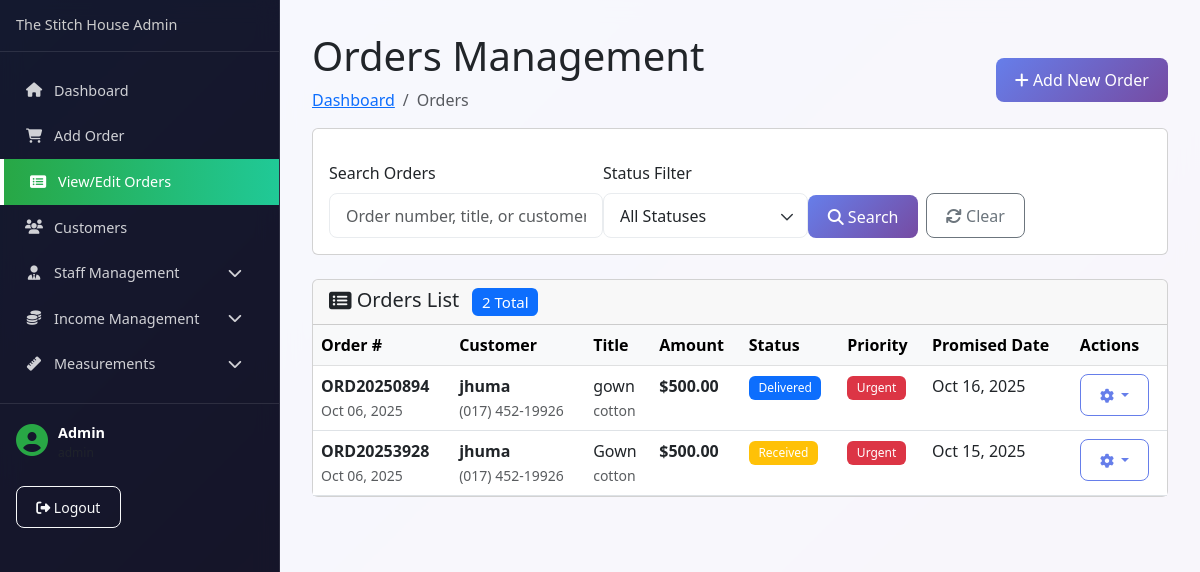
The app's page /admin/orders.php (signed in) with its own data.
### tables this page shows
CREATE TABLE `users` (
  `id` bigint(20) UNSIGNED NOT NULL,
  `name` varchar(255) NOT NULL,
  `email` varchar(255) NOT NULL,
  `username` varchar(255) NOT NULL,
  `email_verified_at` timestamp NULL DEFAULT NULL,
  `password` varchar(255) NOT NULL,
  `avatar` varchar(255) DEFAULT NULL,
  `phone` varchar(20) DEFAULT NULL,
  `role` enum('admin','manager','staff','customer') DEFAULT 'customer',
  `status` enum('active','inactive') DEFAULT 'active',
  `remember_token` varchar(100) DEFAULT NULL,
  `created_at` timestamp NULL DEFAULT NULL,
  `updated_at` timestamp NULL DEFAULT NULL
);

CREATE TABLE `order` (
  `id` bigint(20) UNSIGNED NOT NULL,
  `customer_id` bigint(20) UNSIGNED NOT NULL,
  `order_number` varchar(100) UNIQUE NOT NULL,
  `title` varchar(255) NOT NULL,
  `description` text DEFAULT NULL,
  `cloth_type` varchar(255) NOT NULL,
  `fabric_details` text DEFAULT NULL,
  `received_date` date NOT NULL,
  `promised_date` date NOT NULL,
  `delivery_date` date DEFAULT NULL,
  `received_by` bigint(20) UNSIGNED DEFAULT NULL,
  `assigned_to` bigint(20) UNSIGNED DEFAULT NULL,
  `amount_charged` decimal(10,2) NOT NULL,
  `amount_paid` decimal(10,2) DEFAULT 0.00,
  `balance_amount` decimal(10,2) GENERATED ALWAYS AS (`amount_charged` - `amount_paid`) STORED,
  `payment_status` enum('pending','partial','paid') DEFAULT 'pending',
  `order_status` enum('received','in_progress','ready','delivered','cancelled') DEFAULT 'received',
  `priority` enum('low','normal','high','urgent') DEFAULT 'normal',
  `special_instructions` text DEFAULT NULL,
  `deleted_at` timestamp NULL DEFAULT NULL,
  `created_at` timestamp NULL DEFAULT NULL,
  `updated_at` timestamp NULL DEFAULT NULL
);

CREATE TABLE `customer` (
  `id` bigint(20) UNSIGNED NOT NULL,
  `user_id` bigint(20) UNSIGNED DEFAULT NULL,
  `fullname` varchar(255) NOT NULL,
  `address` text DEFAULT NULL,
  `phone` varchar(255) NOT NULL,
  `city` varchar(255) DEFAULT NULL,
  `email` varchar(255) DEFAULT NULL,
  `comment` text DEFAULT NULL,
  `gender` enum('Male','Female','Other') NOT NULL,
  `date_of_birth` date DEFAULT NULL,
  `emergency_contact` varchar(255) DEFAULT NULL,
  `customer_code` varchar(50) UNIQUE DEFAULT NULL,
  `status` enum('active','inactive') DEFAULT 'active',
  `created_at` timestamp NULL DEFAULT NULL,
  `updated_at` timestamp NULL DEFAULT NULL
);

### admin/orders.php (the view, shortened to what the rows shown need)
<?php
require_once 'includes/config.php';
$currentAdmin = getCurrentAdmin($mysqli);
$page = isset($_GET['page']) ? (int)$_GET['page'] : 1;
$limit = 10;
$offset = ($page - 1) * $limit;
$where_conditions = ["o.deleted_at IS NULL"];
$params = [];
$where_clause = implode(" AND ", $where_conditions);
try {
    $query = "
        SELECT o.*, c.fullname as customer_name, c.phone as customer_phone,
               u.name as received_by_name
        FROM `order` o
        LEFT JOIN customer c ON o.customer_id = c.id
        LEFT JOIN users u ON o.received_by = u.id
        WHERE $where_clause
        ORDER BY o.created_at DESC
        LIMIT $limit OFFSET $offset
    ";
    $orders = [];
    if (!empty($params)) {
        $stmt = $mysqli->prepare($query);
        $types = str_repeat('s', count($params));
        $stmt->bind_param($types, ...$params);
        $stmt->execute();
        $result = $stmt->get_result();
        while ($row = $result->fetch_assoc()) {
            $orders[] = $row;
        }
        $stmt->close();
    } else {
        $result = $mysqli->query($query);
        while ($row = $result->fetch_assoc()) {
            $orders[] = $row;
        }
    }
} catch(Exception $e) {
    showError("Error fetching orders: " . $e->getMessage());
    $orders = [];
    $total_pages = 0;
}
?>
<!DOCTYPE html>
<html lang="en">
<head>
    <link href="https://cdn.jsdelivr.net/npm/bootstrap@5.3.0/dist/css/bootstrap.min.css" rel="stylesheet">
    <link href="https://cdnjs.cloudflare.com/ajax/libs/font-awesome/6.4.0/css/all.min.css" rel="stylesheet">
    <link href="assets/admin.css" rel="stylesheet">
</head>
<body class="admin-body">
    <div class="admin-wrapper">
        <?php include 'includes/sidebar.php'; ?>
        <main class="admin-content">
            <div class="content-header">
                <div class="d-flex justify-content-between align-items-center">
                    <div>
                        <h1 class="content-title">Orders Management</h1>
                    </div>
                </div>
            </div>
            <div class="card">
                <div class="card-body p-0">
                    <?php if (empty($orders)): ?>
                        <div class="text-center py-5">
                            <i class="fas fa-inbox fa-3x text-muted mb-3"></i>
                            <h5 class="text-muted">No orders found</h5>
                            <p class="text-muted">Start by adding your first order</p>
                            <a href="add-order.php" class="btn btn-primary">
                                <i class="fas fa-plus"></i> Add Order
                            </a>
                        </div>
                    <?php else: ?>
                        <div class="table-responsive">
                            <table class="table table-hover mb-0">
                                <thead class="table-light">
                                    <tr>
                                        <th>Order #</th>
                                        <th>Customer</th>
                                        <th>Title</th>
                                        <th>Amount</th>
                                        <th>Status</th>
                                        <th>Priority</th>
                                        <th>Promised Date</th>
                                        <th>Actions</th>
                                    </tr>
                                </thead>
                                <tbody>
                                    <?php foreach ($orders as $order): ?>
                                        <tr>
                                            <td>
                                                <strong><?= htmlspecialchars($order['order_number']) ?></strong>
                                                <br>
                                                <small class="text-muted"><?= formatDate($order['created_at']) ?></small>
                                            </td>
                                            <td>
                                                <div>
                                                    <strong><?= htmlspecialchars($order['customer_name']) ?></strong>
                                                    <br>
                                                    <small class="text-muted"><?= htmlspecialchars($order['customer_phone']) ?></small>
                                                </div>
                                            </td>
                                            <td>
                                                <?= htmlspecialchars($order['title']) ?>
                                                <br>
                                                <small class="text-muted"><?= htmlspecialchars($order['cloth_type']) ?></small>
                                            </td>
                                            <td>
                                                <strong><?= formatCurrency($order['amount_charged']) ?></strong>
                                            </td>
                                            <td>
                                                <?php
                                                $status_colors = [
                                                    'received' => 'warning',
                                                    'in_progress' => 'info',
                                                    'ready' => 'success',
                                                    'delivered' => 'primary',
                                                    'cancelled' => 'danger'
                                                ];
                                                $color = $status_colors[$order['order_status']] ?? 'secondary';
                                                ?>
                                                <span class="badge bg-<?= $color ?>">
                                                    <?= ucfirst(str_replace('_', ' ', $order['order_status'])) ?>
                                                </span>
                                            </td>
                                            <td>
                                                <?php
                                                $priority_colors = [
                                                    'urgent' => 'danger',
                                                    'high' => 'warning',
                                                    'normal' => 'info',
                                                    'low' => 'secondary'
                                                ];
                                                $priority_color = $priority_colors[$order['priority']] ?? 'info';
                                                ?>
                                                <span class="badge bg-<?= $priority_color ?>">
                                                    <?= ucfirst($order['priority']) ?>
                                                </span>
                                            </td>
                                            <td>
                                                <?= formatDate($order['promised_date']) ?>
                                            </td>
                                            <td>
                                                <div class="btn-group" role="group">
                                                    <button type="button" class="btn btn-sm btn-outline-primary dropdown-toggle"
                                                            data-bs-toggle="dropdown">
                                                        <i class="fas fa-cog"></i>
                                                    </button>
                                                </div>
                                            </td>
                                        </tr>
                                    <?php endforeach; ?>
                                </tbody>
                            </table>
                        </div>
                    <?php endif; ?>
                </div>
            </div>
        </main>
    </div>
</body>
</html>

### admin/includes/sidebar.php (shortened to what the rows shown need)
<nav class="admin-sidebar">
    <div class="sidebar-footer">
        <div class="admin-info">
            <div class="admin-details">
                <strong><?php echo htmlspecialchars($currentAdmin['name'] ?? 'Admin'); ?></strong>
                <small class="text-muted d-block"><?php echo htmlspecialchars($currentAdmin['role'] ?? 'Administrator'); ?></small>
            </div>
        </div>
    </div>
</nav>

### records on screen
users: name "Admin"
order: order_number "ORD20250894", created_at "Oct 06, 2025", customer.fullname "jhuma", customer.phone "(017) 452-19926", title "gown", cloth_type "cotton", amount_charged "$500.00", order_status "Delivered", priority "Urgent", promised_date "Oct 16, 2025"
order: order_number "ORD20253928", created_at "Oct 06, 2025", customer.fullname "jhuma", customer.phone "(017) 452-19926", title "Gown", cloth_type "cotton", amount_charged "$500.00", order_status "Received", priority "Urgent", promised_date "Oct 15, 2025"

### other values on screen
$total_records "2"
